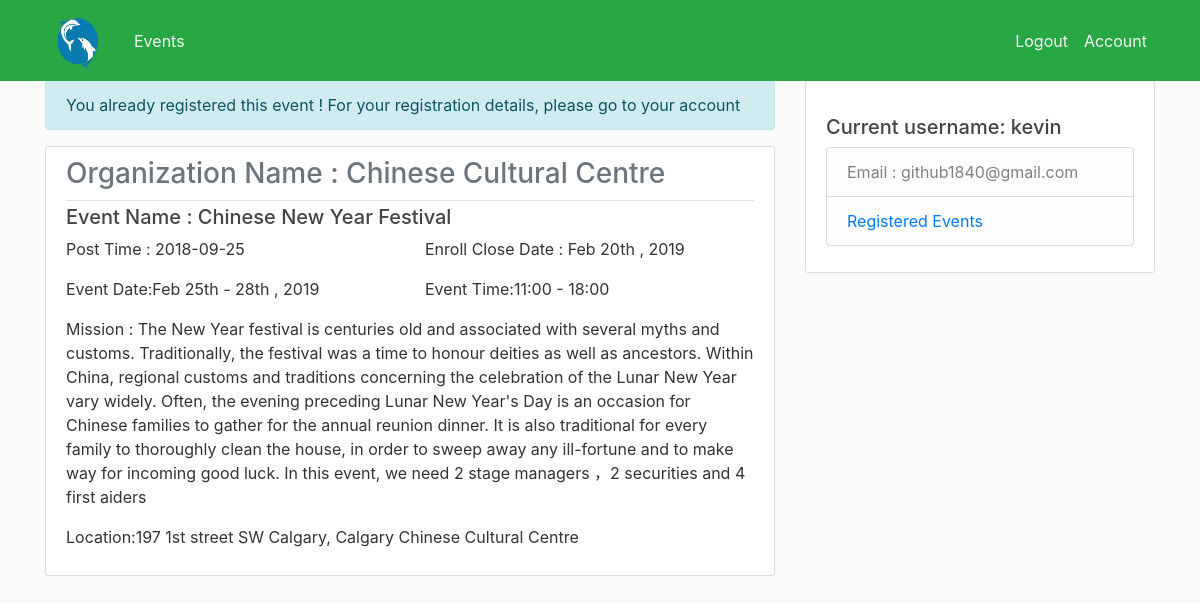
The app's page /post/2 (signed in) with its own data.
### volunteer_blog/models.py (models this page shows, shortened)
class User(db.Model, UserMixin):
    id = db.Column(db.Integer, primary_key=True)
    category = db.Column(db.String(30), nullable=False)
    username = db.Column(db.String(40), unique=True, nullable=False)
    email = db.Column(db.String(30), unique=True, nullable=False)
    telephone = db.Column(db.String(30), nullable=True)
    image_file = db.Column(db.String(30), nullable=False, default='default.jpg')
    password = db.Column(db.String(60), nullable=False)
    user_created_time = db.Column(db.DateTime, nullable=False, default=datetime.utcnow)
    authenticated = db.Column(db.Boolean, default=False)
    email_confirmation_sent_on = db.Column(db.DateTime, nullable=True)
    email_confirmed = db.Column(db.Boolean, nullable=True, default=False)
    email_confirmed_on = db.Column(db.DateTime, nullable=True)
    joins = db.relationship('Join', backref='organizer', lazy=True)
    posts = db.relationship('Post', backref='author', lazy=True)

class Post(db.Model):
    id = db.Column(db.Integer, primary_key=True)
    enroll_close_date = db.Column(db.String(30), nullable=True)
    location = db.Column(db.String(100), nullable=False)
    date = db.Column(db.String(30),  nullable=False)
    time = db.Column(db.String(30), nullable=False)
    title = db.Column(db.String(30),  nullable=False)
    content = db.Column(db.String(1000),  nullable=False)
    user_id = db.Column(db.Integer, db.ForeignKey('user.id'), nullable=False)
    post_created_time = db.Column(db.DateTime, nullable=False, default=datetime.utcnow)
    joins = db.relationship('Join', backref='post', lazy=True)

### volunteer_blog/routes.py (the view, shortened to what this page needs)
@app.route('/post/<int:post_id>', methods=['GET','POST'])
@login_required
def post(post_id):
    post = Post.query.get_or_404(post_id)
    form = PostJoinForm()
    join = Join.query.filter(Join.user_id == current_user.id, Join.post_id == post_id).all()
    if Join.query.filter(Join.user_id == current_user.id, Join.post_id == post_id).all():
        flash('You already registered this event ! For your registration details, please go to your account', 'info')
    return render_template('post.html', post=post, form=form,join=join)

### volunteer_blog/models.py (called while the page is built)
@login_manager.user_loader
def load_user(user_id):
    return User.query.get(int(user_id))

### volunteer_blog/templates/post.html (shortened to what this page needs)
{% extends "layout.html" %}
{% block content %}
    <article class="media content-section">
      <div class="media-body">
        <div class="article-metadata">
          <h3 class="text-muted">Organization Name : {{ post.author.username }}</h3>
        </div>
          <h5 class="article-title">Event Name : {{ post.title }} </h5>
          <div class="row article-content">
            <p class="col ">Post Time : {{ post.post_created_time.strftime('%Y-%m-%d') }}</p>
            <p class="col ">Enroll Close Date : {{ post.enroll_close_date }}</p>
          </div>
          <div class="row article-content">
            <p class="col ">Event Date:{{ post.date }}</p>
            <p class="col ">Event Time:{{ post.time }}</p>
          </div>
          <p class="article-content">Mission : {{ post.content }}</p>
          <p class="article-content">Location:{{ post.location}}</p>
      </div>
    </article>
{% endblock content %}

### volunteer_blog/templates/layout.html (shortened to what this page needs)
<!DOCTYPE html>
<html>
<head>
    <link rel="stylesheet" href="https://maxcdn.bootstrapcdn.com/bootstrap/4.0.0/css/bootstrap.min.css">
    <link rel="stylesheet" type="text/css" href="{{ url_for('static', filename='main.css') }}">
</head>
<body>
   <header class="site-header">
      <nav class="navbar navbar-expand-md navbar-light bg-success fixed-top">
        <div class="container">
            <img class="rounded-circle article-img" src="{{ url_for('static', filename='profile_pics/' + 'logo.jpg') }}">
        <div class="navbar-nav">
            <a class="nav-item nav-link" href="{{ url_for('home') }}">Events</a>
        </div>
          <div class="collapse navbar-collapse" id="navbarToggle">
            <div class="navbar-nav">
                {% if current_user.is_authenticated %}
                    <a class="nav-item nav-link" href="{{ url_for('logout') }}"> Logout </a>
                    <a class="nav-item nav-link" href="{{ url_for('account') }}"> Account </a>
                {% else %}
                    <a class="nav-item nav-link" href="{{ url_for('login') }}">Login</a>
                    <a class="nav-item nav-link" href="{{ url_for('register') }}">Register</a>
                {% endif %}
            </div>
          </div>
        </div>
      </nav>
    </header>
    <main role="main" class="container">
      <div class="row">
        <div class="col-md-8">
          {% with messages = get_flashed_messages(with_categories=true) %}
            {% if messages %}
              {% for category, message in messages %}
                <div class="alert alert-{{ category }}">
                  {{ message }}
                </div>
              {% endfor %}
            {% endif %}
          {% endwith %}
          {% block content %}{% endblock %}
        </div>
          {% if current_user.is_authenticated %}
            <div class="col-md-4">
              <div class="content-section">
                  <br>
                <h5> Current username: {{ current_user.username }}</h5>
                  <ul class="list-group">
                    <li class="list-group-item list-group-item-light">Email : {{ current_user.email }}</li>
                    {% if  current_user.category == 'volunteer' %}
                        <li class="list-group-item list-group-item-light"><a href="{{ url_for('account') }}" > Registered Events </a> </li>
                    {% else %}
                        <li class="list-group-item list-group-item-light"><a href="{{ url_for('account') }}" > My Posted Events </a> </li>
                    {% endif %}
                  </ul>
              </div>
            </div>
          {% endif %}
      </div>
    </main>
</body>
</html>

### volunteer_blog/static/main.css (style rules this page uses)
body { background: #fafafa; color: #333333; margin-top: 5rem; }
h1, h2, h3, h4, h5, h6 { color: #444444; }
.site-header .navbar-nav .nav-link { color: #f5f5f5; }
.content-section { background: #ffffff; padding: 10px 20px; border: 1px solid #dddddd; border-radius: 3px; margin-bottom: 20px; }
.article-title { color: #444444; }
.article-content { white-space: pre-line; }
.article-img { height: 65px; width: 65px; margin-right: 16px; }
.article-metadata { padding-bottom: 1px; margin-bottom: 4px; border-bottom: 1px solid #e3e3e3 }

### records on screen
User: author.username "Chinese Cultural Centre"
Post: title "Chinese New Year Festival", post_created_time "2018-09-25", enroll_close_date "Feb 20th , 2019", date "Feb 25th - 28th , 2019", time "11:00 - 18:00", content "The New Year festival is centuries old and associated with several myths and customs. Traditionally, the festival was a time to honour deities as well as ancestors. Within China, regional customs and traditions concerning the celebration of the Lunar New Year vary widely. Often, the evening preceding Lunar New Year's Day is an occasion for Chinese families to gather for the annual reunion dinner. It is also traditional for every family to thoroughly clean the house, in order to sweep away any ill-fortune and to make way for incoming good luck. In this event, we need 2 stage managers ，2 securities and 4 first aiders", location "197 1st street SW Calgary, Calgary Chinese Cultural Centre"
User: username "kevin", email "github1840@gmail.com"

### other values on screen
{{ message }} "You already registered this event ! For your registration details, please go to your account"
